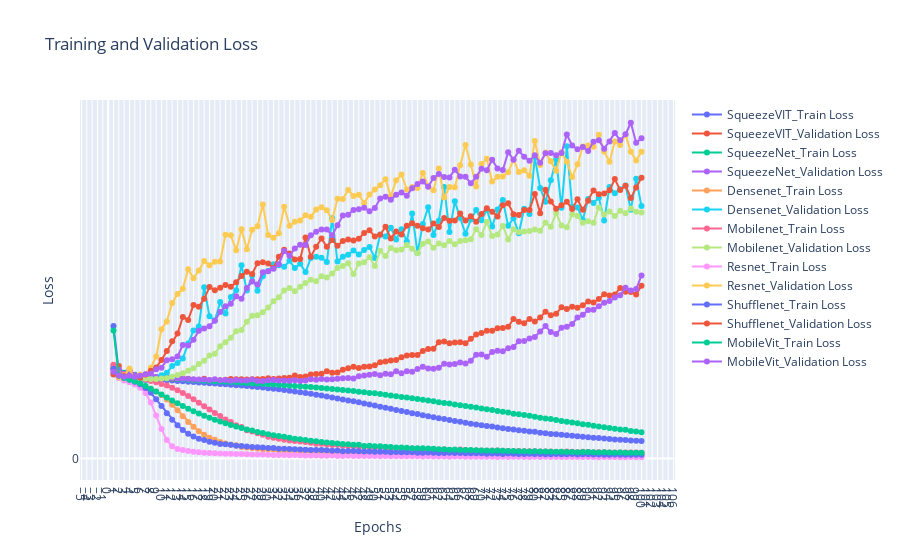

Notebook cell for this chart:
### Code cell
import plotly.graph_objects as go

# Create the interactive plot
fig = go.Figure()
for exps in loss_data.keys():
    # plt.plot(epochs, loss_data[exps][0], label=exps + 'Train Loss', marker='o')
    # plt.plot(epochs, loss_data[exps][1], label=exps + 'Validation Loss', marker='o')
    fig.add_trace(go.Scatter(x=epochs, y=loss_data[exps][0], mode='lines+markers', name=exps + '_Train Loss'))
    fig.add_trace(go.Scatter(x=epochs, y=loss_data[exps][1], mode='lines+markers', name=exps + '_Validation Loss'))
# fig.add_trace(go.Scatter(x=epochs, y=train_loss, mode='lines+markers', name='Train Loss'))
# fig.add_trace(go.Scatter(x=epochs, y=val_loss, mode='lines+markers', name='Validation Loss'))

fig.update_layout(
    title='Training and Validation Loss',
    xaxis_title='Epochs',
    yaxis_title='Loss',
    xaxis=dict(tickmode='linear'),
    yaxis=dict(tickmode='linear'),
    # legend=dict(x=0, y=1),
    grid=dict(),
)

fig.show()
